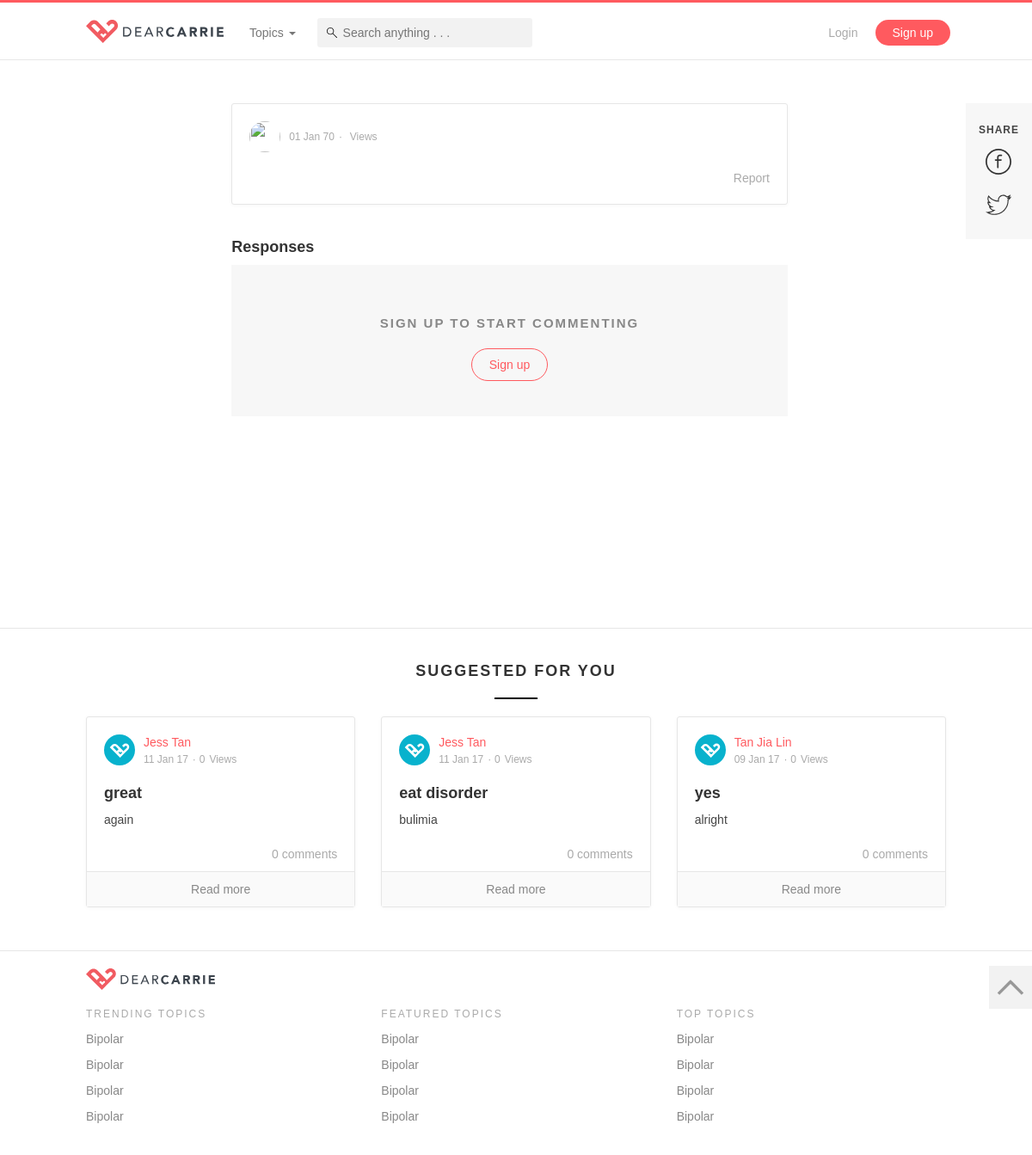
/post?postID=1, run on an earlier commit of the app's database.
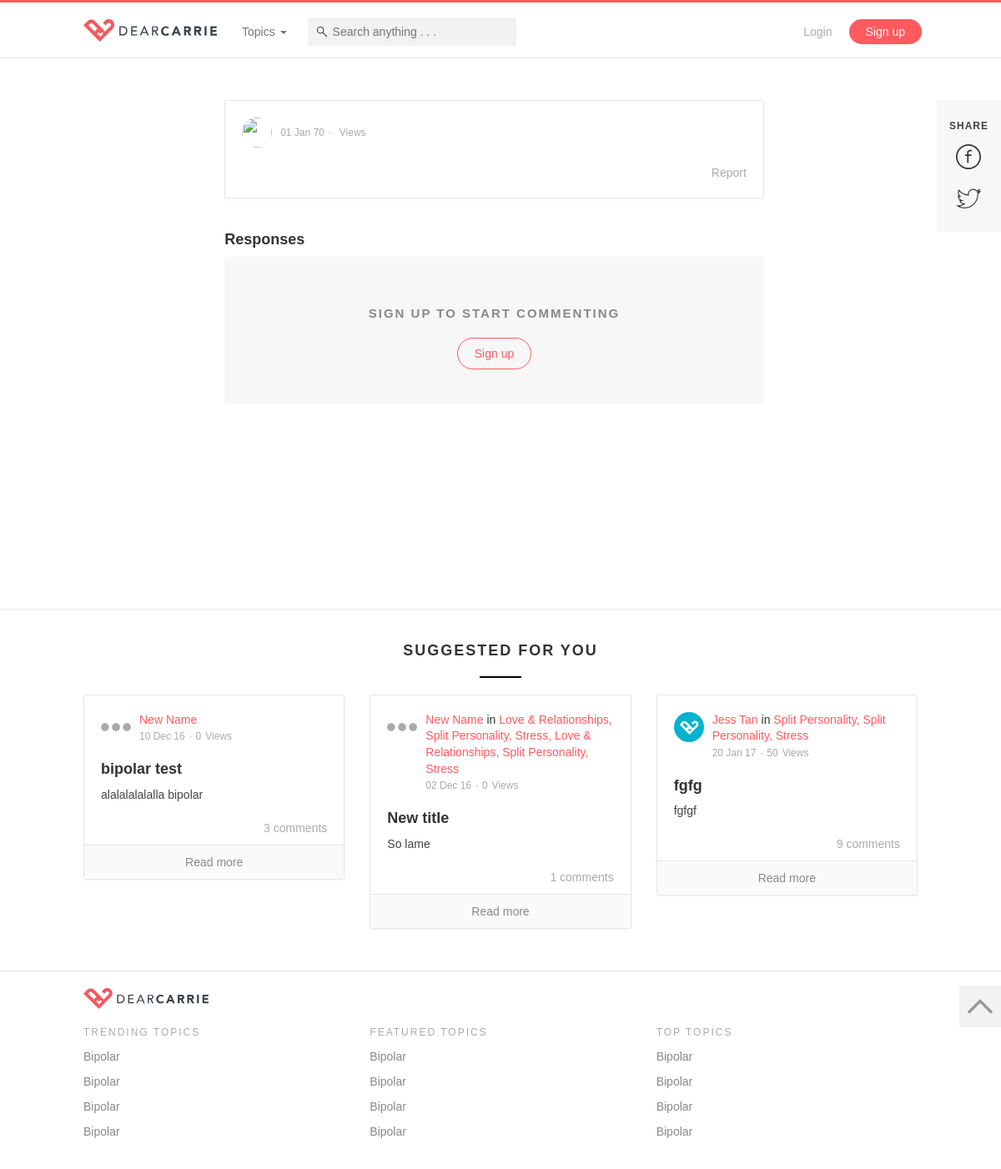
And on a later commit of the database.
### tables this page shows
CREATE TABLE `posts` (
  `id` int(11) NOT NULL,
  `userid` int(11) DEFAULT NULL,
  `title` varchar(255) DEFAULT NULL,
  `description` varchar(255) DEFAULT NULL,
  `timestamp` timestamp NOT NULL DEFAULT CURRENT_TIMESTAMP ON UPDATE CURRENT_TIMESTAMP,
  `score` double NOT NULL DEFAULT '0',
  `likes` int(11) NOT NULL DEFAULT '0',
  `comments` int(11) NOT NULL DEFAULT '0',
  `views` int(11) NOT NULL DEFAULT '0',
  `published` int(11) NOT NULL DEFAULT '1'
);

CREATE TABLE `users` (
  `id` int(11) NOT NULL,
  `name` varchar(255) NOT NULL,
  `email` varchar(255) NOT NULL,
  `password` char(32) NOT NULL,
  `role` varchar(255) NOT NULL DEFAULT 'normal',
  `affliate` varchar(255) DEFAULT 'website',
  `image` varchar(255) NOT NULL DEFAULT 'images/default.svg',
  `description` varchar(255) NOT NULL,
  `datejoin` timestamp NOT NULL DEFAULT CURRENT_TIMESTAMP,
  `active` int(11) NOT NULL DEFAULT '1'
);

### controllers/commonFunctions.php (called while the page is built, shortened)
<?php
function connectToDataBase() {
	$theLineToDatabase =  mysqli_connect("localhost","root","root","dearcarrie");
	if(!$theLineToDatabase) {
		header("location: error.php?msg=Database connection first error");
		exit();
	}
	else {
	  return $theLineToDatabase;
	}
}
function getPostByID($id) {
	$conn = connectToDataBase();
	$sql = "SELECT * FROM posts WHERE id = '$id'";
	$result = $conn->query($sql);
	$value = $result->fetch_assoc();
	return $value;
}
function getUserByID($id) {
	$conn = connectToDataBase();
	$sql = "SELECT * FROM users WHERE id = '$id'";
	$result = $conn->query($sql);
	$value = $result->fetch_assoc();
	return $value;
}
function suggestedPost() {
	$conn = connectToDataBase();
	$sql = "SELECT * FROM posts WHERE published = 1 ORDER BY id DESC LIMIT 3";
	$result = $conn->query($sql);
	$resArr = array();
	if ($result->num_rows > 0) {
		 while($row = $result->fetch_assoc()) {
			 $resArr[] = $row;
		 }
	} else {
	}
	return $resArr;
}
function countCommentsByPostID($id) {
	$conn = connectToDataBase();
	$sql = "SELECT COUNT(*) AS total FROM comments WHERE postid='$id'";
	$result = $conn->query($sql);
	$value = $result->fetch_assoc();
	return $value["total"];
}
function getPostTopics ($postid) {
	$conn = connectToDataBase();
	$sql = "SELECT c.topicid AS topicid, t.title AS title
					FROM topics t
					INNER JOIN curation c on c.topicid = t.id
					WHERE c.postid = '$postid'
					";
	$result = $conn->query($sql);
	$resArr = array();
	if ($result->num_rows > 0) {
		 while($row = $result->fetch_assoc()) {
			 $resArr[] = $row;
		 }
	}
	return $resArr;
}
function calculateDays($date) {
	return date('d M y',strtotime($date));
}
?>

### controllers/templates.php (the view, shortened to what the changed rows need)
<?php
  include('commonFunctions.php');
?>
<?php
function head($title){
?>
  <head>
    <link href="css/bootstrap.min.css" rel="stylesheet">
    <link href="css/animate.css" rel="stylesheet">
    <link href="css/style.css" rel="stylesheet">
  </head>
<?php
}
?>
<?php
function suggestedCard($id) {
  $post = getPostByID($id);
  $user = getUserByID($post["userid"]);
  $commentCount = countCommentsByPostID($id);
?>
<div class="card">
  <div class="header">
    <div class="image">
      <a href="profile?userID=<?=$user["id"];?>"><img src="<?=$user["image"];?>"></a>
    </div>
    <div class="author-details">
      <div>
        <a href="profile?userID=<?=$user["id"];?>"><?=$user["name"];?></a>
        <span class="topics-comma">
        <?php
           $topics = getPostTopics($id);
           if (count($topics) > 0) { echo ' in ';}
           foreach ($topics as $topic) {
       ?>
             <a href="topicDetails?topicID=<?=$topic["topicid"];?>"><?=$topic["title"];?></a>
       <?php
           }
        ?>
       </span>
      </div>
      <div class="date"><?php echo calculateDays($post['timestamp']); ?></div>
      <div class="views"><?=$post["views"];?></div>
    </div>
  </div>
  <div class="content short">
    <a href="post?postID=<?=$post["id"];?>">
      <h4><?=$post["title"];?></h4>
      <p><?=$post["description"];?></p>
    </a>
  </div>
  <div class="footer">
    <div class="float-right">
      <a href="#"><?=$commentCount?> comments</a>
    </div>
  </div>
  <a href="post" class="read-more-footer">Read more</a>
</div>
<?php
}
?>

### post.php (shortened to what the changed rows need)
<!DOCTYPE html>
<?php
  include('controllers/templates.php');
  $postID = $_GET["postID"];
  $post = getPostByID($postID);
  $suggestedPosts = suggestedPost();
?>
<html lang="en">
  <?php head($post["title"], $post["title"]); ?>
  <body>
    <div class="suggested-container">
        <div class="page-container">
            <div class="row">
                <?php foreach($suggestedPosts as $posts) { ?>
                <div class="col-sm-4">
                    <?php suggestedCard($posts["id"]); ?>
                </div>
                <?php } ?>
            </div>
        </div>
    </div>
  </body>
</html>

What changed in the data, as far as the page shows it:
removed posts: userid.image (placeholder picture), userid.name "Jess Tan", timestamp "11 Jan 17", views "0", title "great", description "again", commentCount "0"
removed posts: userid.image (placeholder picture), userid.name "Jess Tan", timestamp "11 Jan 17", views "0", title "eat disorder", description "bulimia", commentCount "0"
removed posts: userid.image (placeholder picture), userid.name "Tan Jia Lin", timestamp "09 Jan 17", views "0", title "yes", description "alright", commentCount "0"
now on this page (row edited): posts: userid.image (picture), userid.name "New Name", timestamp "10 Dec 16", views "0", title "bipolar test", description "alalalalalalla bipolar", commentCount "3"
now on this page (row unchanged): posts: userid.image (picture), userid.name "New Name", shows "in", title "Love & Relationships", title "Split Personality", title "Stress", timestamp "02 Dec 16", views "0", title "New title", description "So lame", commentCount "1"
now on this page (row edited): posts: userid.image (placeholder picture), userid.name "Jess Tan", shows "in", title "Split Personality", title "Stress", timestamp "20 Jan 17", views "50", title "fgfg", description "fgfgf", commentCount "9"
